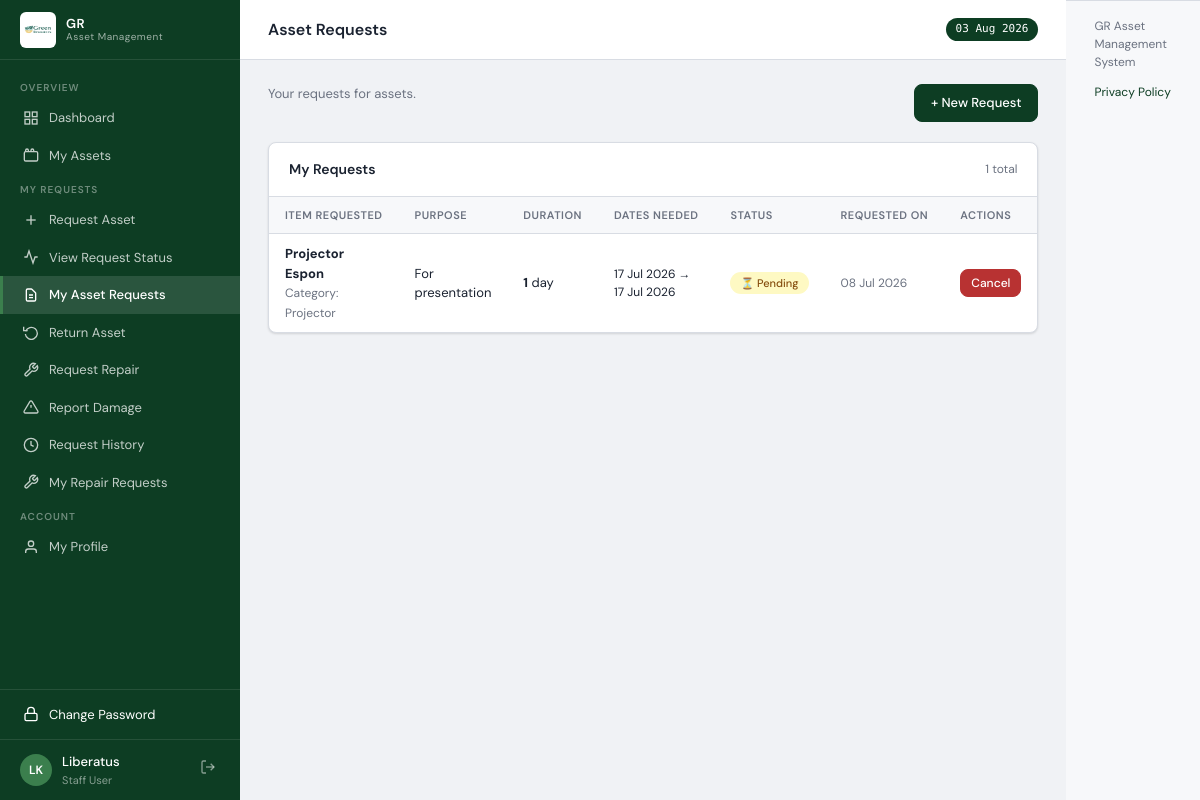
/requests/asset-requests (signed in), run on the app's committed database.
### models.py (models this page shows, shortened)
class User(UserMixin, db.Model):
    __tablename__ = 'users'
    id            = db.Column(db.Integer, primary_key=True)
    username      = db.Column(db.String(80),  unique=True, nullable=False)
    password_hash = db.Column(db.String(256), nullable=False)
    name          = db.Column(db.String(150), nullable=False)
    email         = db.Column(db.String(150))
    department    = db.Column(db.String(100))
    project_id    = db.Column(db.Integer, db.ForeignKey('projects.id'))
    role          = db.Column(db.String(20),  nullable=False, default='user')
    status        = db.Column(db.String(20),  nullable=False, default='active')
    force_password_change = db.Column(db.Boolean, nullable=False, default=False)
    created_at    = db.Column(db.DateTime,    default=datetime.utcnow)
    assigned_assets = db.relationship('Asset', foreign_keys='Asset.assigned_to_id',
                                      backref='assigned_user', lazy='dynamic')
    project         = db.relationship('Project', backref='users')
    return_records  = db.relationship('ReturnRecord', backref='user',
                                      foreign_keys='ReturnRecord.user_id', lazy='dynamic')
    @property
    def initials(self):
        p = self.name.split()
        return ''.join(x[0] for x in p[:2]).upper()
    @property
    def is_staff_portal(self):
        return self.role in ('user', 'finance')
    session_token = db.Column(db.String(128), nullable=True)
    last_login_at = db.Column(db.DateTime)
    last_login_ip = db.Column(db.String(100))
    @property
    def role_label(self):
        from models import Role
        role = Role.query.filter_by(name=self.role).first()
        if role:
            return role.label
        return {'admin':'Administrator','finance':'Finance Officer','user':'Staff User'}.get(self.role, self.role)

class Role(db.Model):
    __tablename__ = 'roles'
    id          = db.Column(db.Integer, primary_key=True)
    name        = db.Column(db.String(50), unique=True, nullable=False)
    label       = db.Column(db.String(100), nullable=False)
    description = db.Column(db.Text)
    created_at  = db.Column(db.DateTime, default=datetime.utcnow)

class AssetRequest(db.Model):
    __tablename__ = 'asset_requests'
    id              = db.Column(db.Integer, primary_key=True)
    requested_by_id = db.Column(db.Integer, db.ForeignKey('users.id'),           nullable=False)
    reviewed_by_id  = db.Column(db.Integer, db.ForeignKey('users.id'))
    category_id     = db.Column(db.Integer, db.ForeignKey('asset_categories.id'))
    assigned_asset_id = db.Column(db.Integer, db.ForeignKey('assets.id'))
    status          = db.Column(db.String(20), default='pending', nullable=False)
    item_requested  = db.Column(db.String(200), nullable=False)  # free text e.g. "Projector"
    purpose         = db.Column(db.Text, nullable=False)
    duration_days   = db.Column(db.Integer)                       # number of days needed
    date_needed_from= db.Column(db.Date)
    date_needed_to  = db.Column(db.Date)
    project_id      = db.Column(db.Integer, db.ForeignKey('projects.id'))
    department      = db.Column(db.String(100))
    priority        = db.Column(db.String(20), default='medium')
    admin_note      = db.Column(db.Text)
    requested_at    = db.Column(db.DateTime, default=datetime.utcnow)
    reviewed_at     = db.Column(db.DateTime)
    requested_by   = db.relationship('User',          foreign_keys=[requested_by_id])
    reviewed_by    = db.relationship('User',          foreign_keys=[reviewed_by_id])
    category       = db.relationship('AssetCategory', foreign_keys=[category_id])
    assigned_asset = db.relationship('Asset',         foreign_keys=[assigned_asset_id])
    country        = db.relationship('Project',       foreign_keys=[project_id])

class AssetCategory(db.Model):
    __tablename__ = 'asset_categories'
    id          = db.Column(db.Integer, primary_key=True)
    name        = db.Column(db.String(100), nullable=False)
    code        = db.Column(db.String(20),  unique=True, nullable=False)
    description = db.Column(db.Text)
    created_at  = db.Column(db.DateTime, default=datetime.utcnow)
    assets      = db.relationship('Asset', backref='category', lazy='dynamic')

### routes/requests.py (the view)
@requests_bp.route('/asset-requests')
@login_required
def asset_requests():
    if _show_all_requests():
        items = AssetRequest.query.order_by(
            AssetRequest.status.asc(), AssetRequest.requested_at.desc()
        ).all()
    else:
        items = AssetRequest.query.filter_by(requested_by_id=current_user.id)\
            .order_by(AssetRequest.requested_at.desc()).all()
    categories = AssetCategory.query.order_by(AssetCategory.name).all()
    return render_template('requests/asset_requests.html',
                           requests=items, categories=categories,
                           review_mode=_show_all_requests())

### templates/requests/asset_requests.html (shortened to what this page needs)
{% extends 'base.html' %}
{% block page_title %}Asset Requests{% endblock %}
{% block content %}
<div class="page-title">
  <div class="page-title-text">
    <p>{% if current_user.is_staff_portal and not review_mode %}Your requests for assets.{% else %}All staff asset requests — pending requests require your review.{% endif %}</p>
  </div>
  {% if current_user.is_staff_portal and not review_mode %}
  <a href="{{ url_for('requests.new_asset_request') }}" class="btn btn-primary">+ New Request</a>
  {% endif %}
</div>
{% set pending = requests|selectattr('status','equalto','pending')|list %}
<div class="card">
  <div class="card-header"><h2>{{ 'My Requests' if current_user.is_staff_portal and not review_mode else 'All Requests' }}</h2><span class="text-muted text-sm">{{ requests|length }} total</span></div>
  <div class="card-body">
    {% if requests %}
    <table>
      <thead>
        <tr>
          <th>Item Requested</th><th>Purpose</th><th>Duration</th><th>Dates Needed</th><th>Status</th><th>Requested On</th><th>Actions</th>
        </tr>
      </thead>
      <tbody>
        {% for r in requests %}
        <tr>
          <td>
            <strong>{{ r.item_requested }}</strong>
            {% if r.category %}<br><span class="text-muted text-sm">Category: {{ r.category.name }}</span>{% endif %}
          </td>
          <td style="max-width:200px;white-space:normal">{{ r.purpose }}</td>
          <td>
            {% if r.duration_days %}
              <strong>{{ r.duration_days }}</strong> day{{ 's' if r.duration_days != 1 else '' }}
            {% else %}—{% endif %}
          </td>
          <td class="text-sm">
            {% if r.date_needed_from %}{{ r.date_needed_from|dateformat }}{% endif %}
            {% if r.date_needed_to %} → {{ r.date_needed_to|dateformat }}{% endif %}
          </td>
          <td>
            {% if r.status == 'pending' %}
              <span class="badge" style="background:#fef9c3;color:#854d0e">⏳ Pending</span>
            {% elif r.status == 'approved' %}
              <span class="badge badge-good">✓ Approved</span>
            {% else %}
              <span class="badge badge-poor">✗ Rejected</span>
            {% endif %}
          </td>
          <td class="text-muted text-sm">{{ r.requested_at.strftime('%d %b %Y') }}</td>
          <td>
            <div class="flex gap-2">
              {% if r.status == 'pending' and r.requested_by_id == current_user.id %}
              <form method="POST" action="{{ url_for('requests.cancel_asset_request', req_id=r.id) }}" onsubmit="return confirm('Cancel this request?')">
                <button type="submit" class="btn btn-sm btn-danger">Cancel</button>
              </form>
              {% endif %}
            </div>
          </td>
        </tr>
        {% endfor %}
      </tbody>
    </table>
    {% endif %}
  </div>
</div>
{% endblock %}

### templates/base.html (shortened to what this page needs)
<!DOCTYPE html>
<html lang="en" data-app-build="2026-07-08-staff-portal">
<head>
</head>
<body>
<div id="app">
  <div id="sidebar">
    <div class="sidebar-logo">
      <img src="{{ url_for('static', filename='img/GR.jpg') }}"
           alt="GR Logo"
           style="width:36px;height:36px;object-fit:contain;border-radius:6px;flex-shrink:0;background:#fff;padding:2px;">
      <div class="logo-text">GR<div class="logo-sub">Asset Management</div></div>
    </div>
    <nav class="sidebar-nav">
      <div class="nav-section">Overview</div>
      <a href="{{ url_for('main.dashboard') }}" class="nav-item {% if request.endpoint == 'main.dashboard' %}active{% endif %}">
        <svg viewBox="0 0 24 24" fill="none" stroke="currentColor" stroke-width="2"><rect x="3" y="3" width="7" height="7"/><rect x="14" y="3" width="7" height="7"/><rect x="14" y="14" width="7" height="7"/><rect x="3" y="14" width="7" height="7"/></svg>
        Dashboard
      </a>
      <a href="{{ url_for('assets.index') }}" class="nav-item {% if request.endpoint in ('assets.index', 'assets.detail') %}active{% endif %}">
        <svg viewBox="0 0 24 24" fill="none" stroke="currentColor" stroke-width="2"><rect x="2" y="7" width="20" height="14" rx="2"/><path d="M16 7V5a2 2 0 0 0-4 0v2"/><path d="M8 7V5a2 2 0 0 0-4 0v2"/></svg>
        {% if is_staff_portal %}My Assets{% else %}All Assets{% endif %}
      </a>
      {% if is_staff_portal %}
      <div class="nav-section">My Requests</div>
      <a href="{{ url_for('requests.new_asset_request') }}" class="nav-item {% if request.endpoint == 'requests.new_asset_request' %}active{% endif %}">
        <svg viewBox="0 0 24 24" fill="none" stroke="currentColor" stroke-width="2"><line x1="12" y1="5" x2="12" y2="19"/><line x1="5" y1="12" x2="19" y2="12"/></svg>
        Request Asset
      </a>
      <a href="{{ url_for('requests.request_status') }}" class="nav-item {% if request.endpoint == 'requests.request_status' %}active{% endif %}">
        <svg viewBox="0 0 24 24" fill="none" stroke="currentColor" stroke-width="2"><polyline points="22 12 18 12 15 21 9 3 6 12 2 12"/></svg>
        View Request Status
      </a>
      <a href="{{ url_for('requests.asset_requests') }}" class="nav-item {% if request.endpoint == 'requests.asset_requests' and not request.args.get('review') %}active{% endif %}">
        <svg viewBox="0 0 24 24" fill="none" stroke="currentColor" stroke-width="2"><path d="M9 12h6m-6 4h6m2 5H7a2 2 0 0 1-2-2V5a2 2 0 0 1 2-2h5.586a1 1 0 0 1 .707.293l5.414 5.414a1 1 0 0 1 .293.707V19a2 2 0 0 1-2 2z"/></svg>
        My Asset Requests
      </a>
      <a href="{{ url_for('requests.return_asset_picker') }}" class="nav-item {% if request.endpoint in ('requests.return_asset_picker', 'requests.new_return_request') %}active{% endif %}">
        <svg viewBox="0 0 24 24" fill="none" stroke="currentColor" stroke-width="2"><polyline points="1 4 1 10 7 10"/><path d="M3.51 15a9 9 0 1 0 .49-4"/></svg>
        Return Asset
      </a>
      <a href="{{ url_for('requests.new_repair_request') }}" class="nav-item {% if request.endpoint == 'requests.new_repair_request' %}active{% endif %}">
        <svg viewBox="0 0 24 24" fill="none" stroke="currentColor" stroke-width="2"><path d="M14.7 6.3a1 1 0 0 0 0 1.4l1.6 1.6a1 1 0 0 0 1.4 0l3.77-3.77a6 6 0 0 1-7.94 7.94l-6.91 6.91a2.12 2.12 0 0 1-3-3l6.91-6.91a6 6 0 0 1 7.94-7.94l-3.76 3.76z"/></svg>
        Request Repair
      </a>
      <a href="{{ url_for('requests.new_damage_report') }}" class="nav-item {% if request.endpoint == 'requests.new_damage_report' %}active{% endif %}">
        <svg viewBox="0 0 24 24" fill="none" stroke="currentColor" stroke-width="2"><path d="M10.29 3.86L1.82 18a2 2 0 0 0 1.71 3h16.94a2 2 0 0 0 1.71-3L13.71 3.86a2 2 0 0 0-3.42 0z"/><line x1="12" y1="9" x2="12" y2="13"/><line x1="12" y1="17" x2="12.01" y2="17"/></svg>
        Report Damage
      </a>
      <a href="{{ url_for('requests.request_history') }}" class="nav-item {% if request.endpoint == 'requests.request_history' %}active{% endif %}">
        <svg viewBox="0 0 24 24" fill="none" stroke="currentColor" stroke-width="2"><circle cx="12" cy="12" r="10"/><polyline points="12 6 12 12 16 14"/></svg>
        Request History
      </a>
      <a href="{{ url_for('requests.repair_requests') }}" class="nav-item {% if request.endpoint == 'requests.repair_requests' and not request.args.get('review') %}active{% endif %}">
        <svg viewBox="0 0 24 24" fill="none" stroke="currentColor" stroke-width="2"><path d="M14.7 6.3a1 1 0 0 0 0 1.4l1.6 1.6a1 1 0 0 0 1.4 0l3.77-3.77a6 6 0 0 1-7.94 7.94l-6.91 6.91a2.12 2.12 0 0 1-3-3l6.91-6.91a6 6 0 0 1 7.94-7.94l-3.76 3.76z"/></svg>
        My Repair Requests
      </a>
      {% endif %}
      {% if is_staff_portal %}
      <div class="nav-section">Account</div>
      <a href="{{ url_for('main.profile') }}" class="nav-item {% if request.endpoint == 'main.profile' %}active{% endif %}">
        <svg viewBox="0 0 24 24" fill="none" stroke="currentColor" stroke-width="2"><path d="M20 21v-2a4 4 0 0 0-4-4H8a4 4 0 0 0-4 4v2"/><circle cx="12" cy="7" r="4"/></svg>
        My Profile
      </a>
      {% endif %}
    </nav>
    <div style="border-top:1px solid rgba(255,255,255,.1);padding:6px 0">
      <a href="{{ url_for('main.change_password') }}"
         class="nav-item {% if request.endpoint == 'main.change_password' %}active{% endif %}" style="opacity:1">
        <svg viewBox="0 0 24 24" fill="none" stroke="currentColor" stroke-width="2"><rect x="3" y="11" width="18" height="11" rx="2"/><path d="M7 11V7a5 5 0 0 1 10 0v4"/></svg>
        Change Password
      </a>
    </div>
    <div class="sidebar-user">
      <div class="user-avatar">{{ current_user.initials }}</div>
      <div class="user-info">
        <div class="uname">{{ current_user.name.split()[0] }}</div>
        <div class="urole">{{ current_user.role_label }}</div>
      </div>
      <a href="{{ url_for('auth.logout') }}" class="btn-logout" title="Sign out">
        <svg viewBox="0 0 24 24" fill="none" stroke="currentColor" stroke-width="2" width="16" height="16"><path d="M9 21H5a2 2 0 0 1-2-2V5a2 2 0 0 1 2-2h4"/><polyline points="16 17 21 12 16 7"/><line x1="21" y1="12" x2="9" y2="12"/></svg>
      </a>
    </div>
  </div>
  <div id="main">
    <div id="topbar">
      <h1>{% block page_title %}Dashboard{% endblock %}</h1>
      <span class="topbar-badge">{{ now.strftime('%d %b %Y') }}</span>
    </div>
    <div id="content">
      {% block content %}{% endblock %}
    </div>
  </div>
  <footer style="padding:16px 28px; background:var(--surface2); border-top:1px solid var(--border); font-size:12px; color:var(--text-muted);">
    <div style="display:flex;flex-wrap:wrap;gap:12px;justify-content:space-between; align-items:center;">
      <span>GR Asset Management System</span>
      <a href="{{ privacy_policy_url }}" style="color:var(--primary);text-decoration:none;">Privacy Policy</a>
    </div>
  </footer>
</div>
</body>
</html>

### data on the page
User: initials "LK", name "Liberatus", role_label "Staff User", role "My Requests"
AssetRequest: item_requested "Projector Espon", category.name "Projector", purpose "For presentation", duration_days "1", date_needed_from "17 Jul 2026", date_needed_to "17 Jul 2026", status "⏳ Pending", requested_at "08 Jul 2026"

### other printed values
{{ now.strftime('%d %b %Y') }} "03 Aug 2026"
{{ requests|length }} "1"
